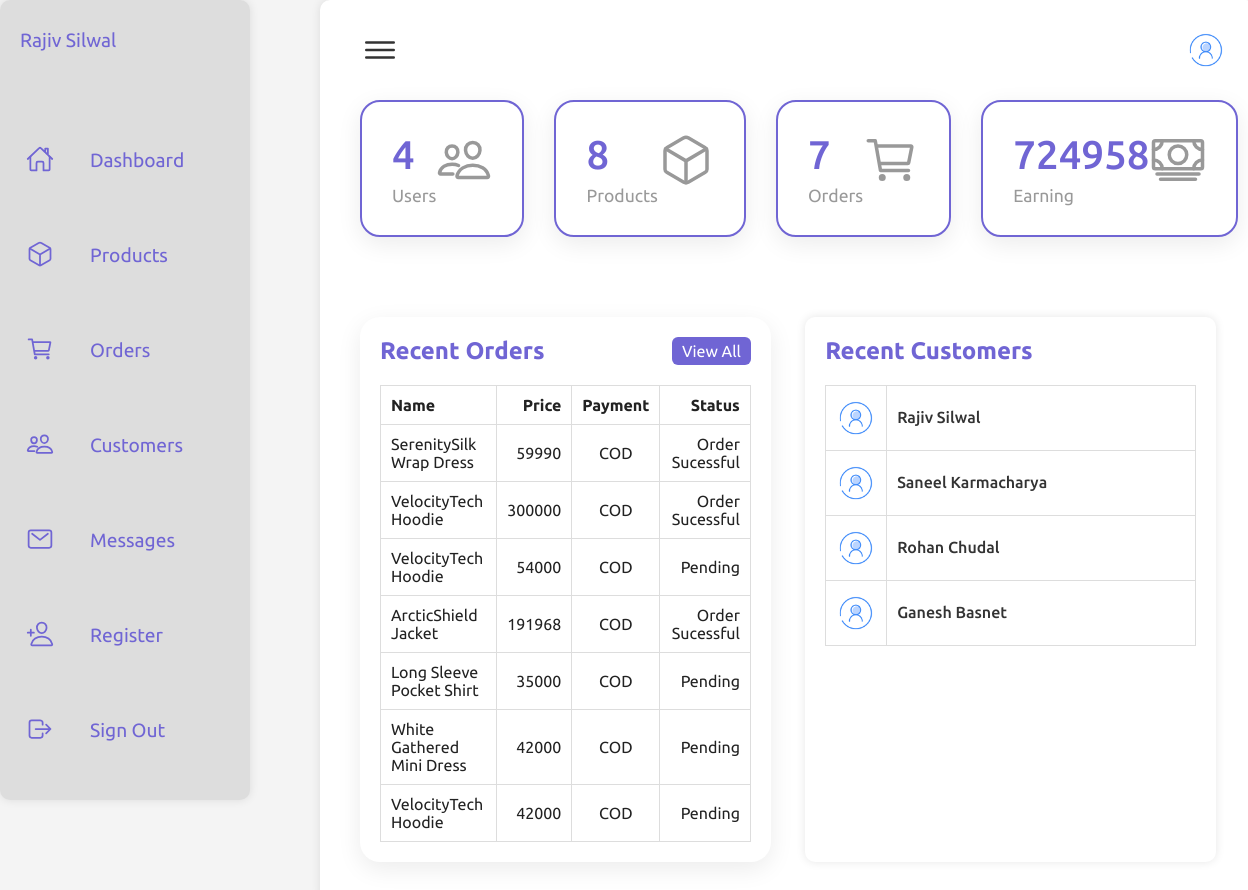
Screenshot of /admin.php (signed in) with the database file from the repository.
### tables this page shows
CREATE TABLE `orders` (
  `order_id` int(11) NOT NULL,
  `customer_id` int(11) NOT NULL,
  `product_id` int(11) NOT NULL,
  `total_price` int(11) NOT NULL,
  `product_name` varchar(50) NOT NULL,
  `customer_name` varchar(50) NOT NULL,
  `email` varchar(50) NOT NULL,
  `address` varchar(50) NOT NULL,
  `payment` varchar(10) NOT NULL,
  `status` varchar(20) NOT NULL,
  `order_date` datetime NOT NULL DEFAULT current_timestamp()
);

CREATE TABLE `customers` (
  `customer_id` int(50) NOT NULL,
  `fullname` varchar(50) NOT NULL,
  `email` varchar(100) NOT NULL,
  `password` varchar(255) NOT NULL,
  `phone` varchar(10) NOT NULL,
  `created_at` datetime NOT NULL DEFAULT current_timestamp(),
  `reset_password_status` tinyint(1) DEFAULT 0
);

### admin.php (the view, shortened to what this page needs)
<?php
require('db_connection.php');
$adminid = $_SESSION['adminid'];
$adminsql = "SELECT * FROM admins WHERE admin_id = $adminid";
$adminresult = mysqli_query($conn, $adminsql);
$customersql = "SELECT * FROM customers";
$customerresult = mysqli_query($conn, $customersql);
$ordersql = "SELECT * FROM orders";
$orderresult = mysqli_query($conn, $ordersql);
$totalcustomers_query = "SELECT COUNT(*) AS TotalCustomers FROM customers";
$totalcustomers_result = mysqli_query($conn, $totalcustomers_query);
$totalcustomers = mysqli_fetch_assoc($totalcustomers_result);
$totalproducts_query = "SELECT COUNT(*) AS TotalProducts FROM products";
$totalproducts_result = mysqli_query($conn, $totalproducts_query);
$totalproducts = mysqli_fetch_assoc($totalproducts_result);
$totalorders_query = "SELECT COUNT(*) AS TotalOrders FROM orders";
$totalorders_result = mysqli_query($conn, $totalorders_query);
$totalorders = mysqli_fetch_assoc($totalorders_result);
$totalearning_query = "SELECT SUM(total_price) AS TotalAmount
FROM orders";
$totalearning_result = mysqli_query($conn, $totalearning_query);
$totalearning = mysqli_fetch_assoc($totalearning_result);
?>
<!DOCTYPE html>
<html lang="en">
<head>
    <link rel="stylesheet" href="css/admin.css">
    <link rel="stylesheet" href="https://cdn.jsdelivr.net/npm/ionicons@5.5.2/dist/css/ionicons.min.css">
</head>
<body>
    <div class="container">
        <div class="navigation">
            <ul>
                <li>
                    <a href="#">
                        <span class="title">
                            <?php if (mysqli_num_rows($adminresult) > 0) {
                                while ($row1 = mysqli_fetch_assoc($adminresult)) {
                                    echo $row1['fullname'];
                                }
                            } ?>
                        </span>
                    </a>
                </li>
                <li>
                    <a href="#">
                        <span class="icon">
                            <ion-icon name="home-outline"></ion-icon>
                        </span>
                        <span class="title">Dashboard</span>
                    </a>
                </li>
                <li>
                    <a href="./manageProducts.php">
                        <span class="icon">
                            <ion-icon name="cube-outline"></ion-icon>
                        </span>
                        <span class="title">Products</span>
                    </a>
                </li>
                <li>
                    <a href="./manageOrders.php">
                        <span class="icon">
                            <ion-icon name="cart-outline"></ion-icon>
                        </span>
                        <span class="title">Orders</span>
                    </a>
                </li>
                <li>
                    <a href="./manageCustomers.php">
                        <span class="icon">
                            <ion-icon name="people-outline"></ion-icon>
                        </span>
                        <span class="title">Customers</span>
                    </a>
                </li>
                <li>
                    <a href="./manageMessages.php">
                        <span class="icon">
                            <ion-icon name="mail-outline"></ion-icon>
                        </span>
                        <span class="title">Messages</span>
                    </a>
                </li>
                <li>
                    <a href="./adminregistration.php">
                        <span class="icon">
                            <ion-icon name="person-add-outline"></ion-icon>
                        </span>
                        <span class="title">Register</span>
                    </a>
                </li>
                <li>
                    <a href="./adminlogout.php">
                        <span class="icon">
                            <ion-icon name="log-out-outline"></ion-icon>
                        </span>
                        <span class="title">Sign Out</span>
                    </a>
                </li>
            </ul>
        </div>
        <div class="main">
            <div class="topbar">
                <div class="toggle">
                    <ion-icon name="menu-outline"></ion-icon>
                </div>
                <div class="user">
                    <img src="images/user.png" alt="user-profile-img">
                </div>
            </div>
            <div class="cardBox">
                <div class="card">
                    <div>
                        <div class="numbers">
                            <?php echo $totalcustomers['TotalCustomers'] ?>
                        </div>
                        <div class="cardName">Users</div>
                    </div>
                    <div class="iconBx">
                        <ion-icon name="people-outline"></ion-icon>
                    </div>
                </div>
                <div class="card">
                    <div>
                        <div class="numbers">
                            <?php echo $totalproducts['TotalProducts'] ?>
                        </div>
                        <div class="cardName">Products</div>
                    </div>
                    <div class="iconBx">
                        <ion-icon name="cube-outline"></ion-icon>
                    </div>
                </div>
                <div class="card">
                    <div>
                        <div class="numbers">
                            <?php echo $totalorders['TotalOrders'] ?>
                        </div>
                        <div class="cardName">Orders</div>
                    </div>
                    <div class="iconBx">
                        <ion-icon name="cart-outline"></ion-icon>
                    </div>
                </div>
                <div class="card">
                    <div>
                        <div class="numbers">
                            <?php
                            if (mysqli_num_rows($orderresult) > 0) {
                                echo $totalearning['TotalAmount'];
                            } else {
                                echo "0";
                            }
                            ?>
                        </div>
                        <div class="cardName">Earning</div>
                    </div>
                    <div class="iconBx">
                        <ion-icon name="cash-outline"></ion-icon>
                    </div>
                </div>
            </div>
            <div class="details">
                <div class="recentOrders">
                    <div class="cardHeader">
                        <h2>Recent Orders</h2>
                        <a href="./manageOrders.php" class="btn">View All</a>
                    </div>
                    <table>
                        <thead>
                            <tr>
                                <td>Name</td>
                                <td>Price</td>
                                <td>Payment</td>
                                <td>Status</td>
                            </tr>
                        </thead>
                        <tbody>
                            <?php
                            if (mysqli_num_rows($orderresult) > 0):
                                $rows = array_reverse(mysqli_fetch_all($orderresult, MYSQLI_ASSOC));
                                foreach ($rows as $row): ?>
                                    <tr>
                                        <td>
                                            <?php echo $row["product_name"] ?>
                                        </td>
                                        <td>
                                            <?php echo $row["total_price"] ?>
                                        </td>
                                        <td>
                                            <?php echo $row["payment"] ?>
                                        </td>
                                        <td>
                                            <?php echo $row["status"] ?>
                                        </td>
                                    </tr>
                                <?php endforeach; ?>
                            <?php else: ?>
                                <tr>
                                    <td colspan='4'>No Orders found</td>
                                </tr>
                            <?php endif; ?>
                        </tbody>
                    </table>
                </div>
                <div class="recentCustomers">
                    <div class="cardHeader">
                        <h2>Recent Customers</h2>
                    </div>
                    <table>
                        <?php
                        if (mysqli_num_rows($customerresult) > 0):
                            $rows = array_reverse(mysqli_fetch_all($customerresult, MYSQLI_ASSOC));
                            foreach ($rows as $row): ?>
                                <tr>
                                    <td width="60px">
                                        <div class="imgBx"><img src="images/user.png" alt="customer-img"></div>
                                    </td>
                                    <td>
                                        <h4>
                                            <?php echo $row["fullname"]; ?>
                                        </h4>
                                    </td>
                                </tr>
                            <?php endforeach; ?>
                        <?php else: ?>
                            <tr>
                                <td colspan='4'>No customers found</td>
                            </tr>
                        <?php endif; ?>
                    </table>
                </div>
            </div>
</body>
</html>

### rows the page displays
orders: product_name "SerenitySilk Wrap Dress", total_price "59990", payment "COD", status "Order Sucessful"
orders: product_name "VelocityTech Hoodie", total_price "300000", payment "COD", status "Order Sucessful"
orders: product_name "VelocityTech Hoodie", total_price "54000", payment "COD", status "Pending"
orders: product_name "ArcticShield Jacket", total_price "191968", payment "COD", status "Order Sucessful"
orders: product_name "Long Sleeve Pocket Shirt", total_price "35000", payment "COD", status "Pending"
orders: product_name "White Gathered Mini Dress", total_price "42000", payment "COD", status "Pending"
orders: product_name "VelocityTech Hoodie", total_price "42000", payment "COD", status "Pending"
customers: fullname "Rajiv Silwal"
customers: fullname "Saneel Karmacharya"
customers: fullname "Rohan Chudal"
customers: fullname "Ganesh Basnet"

### other values shown
$row1['fullname'] "Rajiv Silwal"
$totalcustomers['TotalCustomers'] "4"
$totalproducts['TotalProducts'] "8"
$totalorders['TotalOrders'] "7"
$totalearning['TotalAmount'] "724958"
